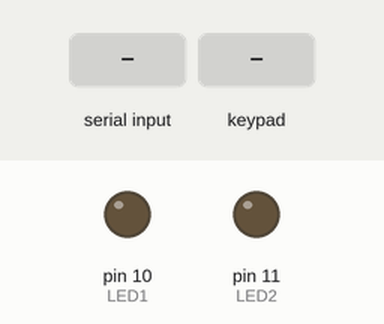
A sketch run on a simulated Arduino Uno, built with avr-gcc and run on an emulated ATmega328P. Parts: output pins drawn as LEDs (lit = HIGH). The test bench sets the inputs (shaded band). What the sketch prints to the serial monitor is not drawn.

Above: at 1.2 s.
1.3 s: "90,45\n" received over Serial
2.8 s: keypad keys 9 8 7 6 pressed 0.4 s apart
At 4.6 s:
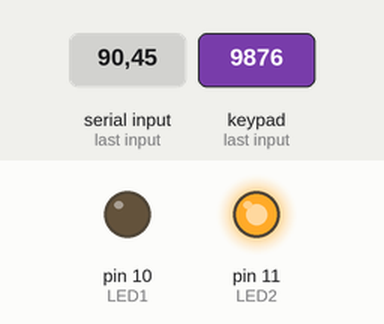
Timing chart, 0 to 6.1 s (numbered marks = the images above; inputs shaded):
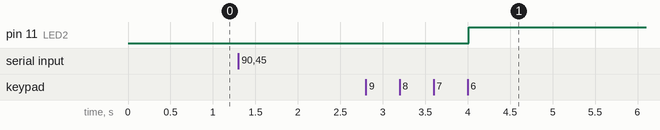

Measured:
- after the input at 1.3 s, every drawn part: stays the same
- after the input at 2.8 s, pin 11 (LED2): LOW → HIGH after 1.2 s

The sketch:

prb03.ino
```cpp
#include <Keypad.h>
#define LED1 10
#define LED2 11
const int ROW_NUM = 4;
const int COLUMN_NUM = 4;
char keys[ROW_NUM][COLUMN_NUM] = {
  { '1', '2', '3', 'A' },
  { '4', '5', '6', 'B' },
  { '7', '8', '9', 'C' },
  { '*', '0', '#', 'D' }
};
byte pin_rows[ROW_NUM] = { 9, 8, 7, 6 };
byte pin_column[COLUMN_NUM] = { 5, 4, 3, 2 };
Keypad mykeypad = Keypad(makeKeymap(keys), pin_rows, pin_column, ROW_NUM,
                         COLUMN_NUM);
void setup() {  // put your setup code here, to run once:
  Serial.begin(9600);
  pinMode(LED1, OUTPUT);
  pinMode(LED2, OUTPUT);
}
void loop() {
  // put your main code here, to run repeatedly:
  Serial.print("\nActual Password: ");
  while (Serial.available() == 0) {}
  int AP = Serial.parseInt();
  Serial.println(AP);
  Serial.print("Input Password: ");
  int keynum = 0;
  int value = 0;
  for (int i = 0; i < 4; i++) {
    keynum = mykeypad.waitForKey() - '0';
    Serial.print(keynum);
    value = value * 10 + keynum;
  }
  if (AP == value) {
    digitalWrite(LED1, 1);
    digitalWrite(LED2, 0);
  } else {
    digitalWrite(LED1, 0);
    digitalWrite(LED2, 1);
  }
}
```
